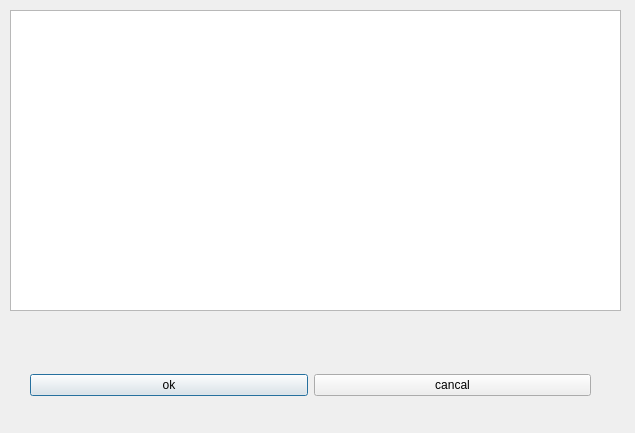
<?xml version="1.0" encoding="UTF-8"?>
<ui version="4.0">
 <class>Dialog</class>
 <widget class="QDialog" name="Dialog">
  <property name="geometry">
   <rect>
    <x>0</x>
    <y>0</y>
    <width>635</width>
    <height>433</height>
   </rect>
  </property>
  <property name="windowTitle">
   <string>Dialog</string>
  </property>
  <widget class="QTableWidget" name="tableWidget">
   <property name="geometry">
    <rect>
     <x>10</x>
     <y>10</y>
     <width>611</width>
     <height>301</height>
    </rect>
   </property>
   <property name="inputMethodHints">
    <set>Qt::ImhHiddenText</set>
   </property>
  </widget>
  <widget class="QWidget" name="">
   <property name="geometry">
    <rect>
     <x>30</x>
     <y>340</y>
     <width>561</width>
     <height>91</height>
    </rect>
   </property>
   <layout class="QHBoxLayout" name="horizontalLayout">
    <item>
     <widget class="QPushButton" name="pushButton">
      <property name="text">
       <string>ok</string>
      </property>
     </widget>
    </item>
    <item>
     <widget class="QPushButton" name="pushButton_2">
      <property name="text">
       <string>cancal</string>
      </property>
     </widget>
    </item>
   </layout>
  </widget>
 </widget>
 <resources/>
 <connections/>
</ui>
